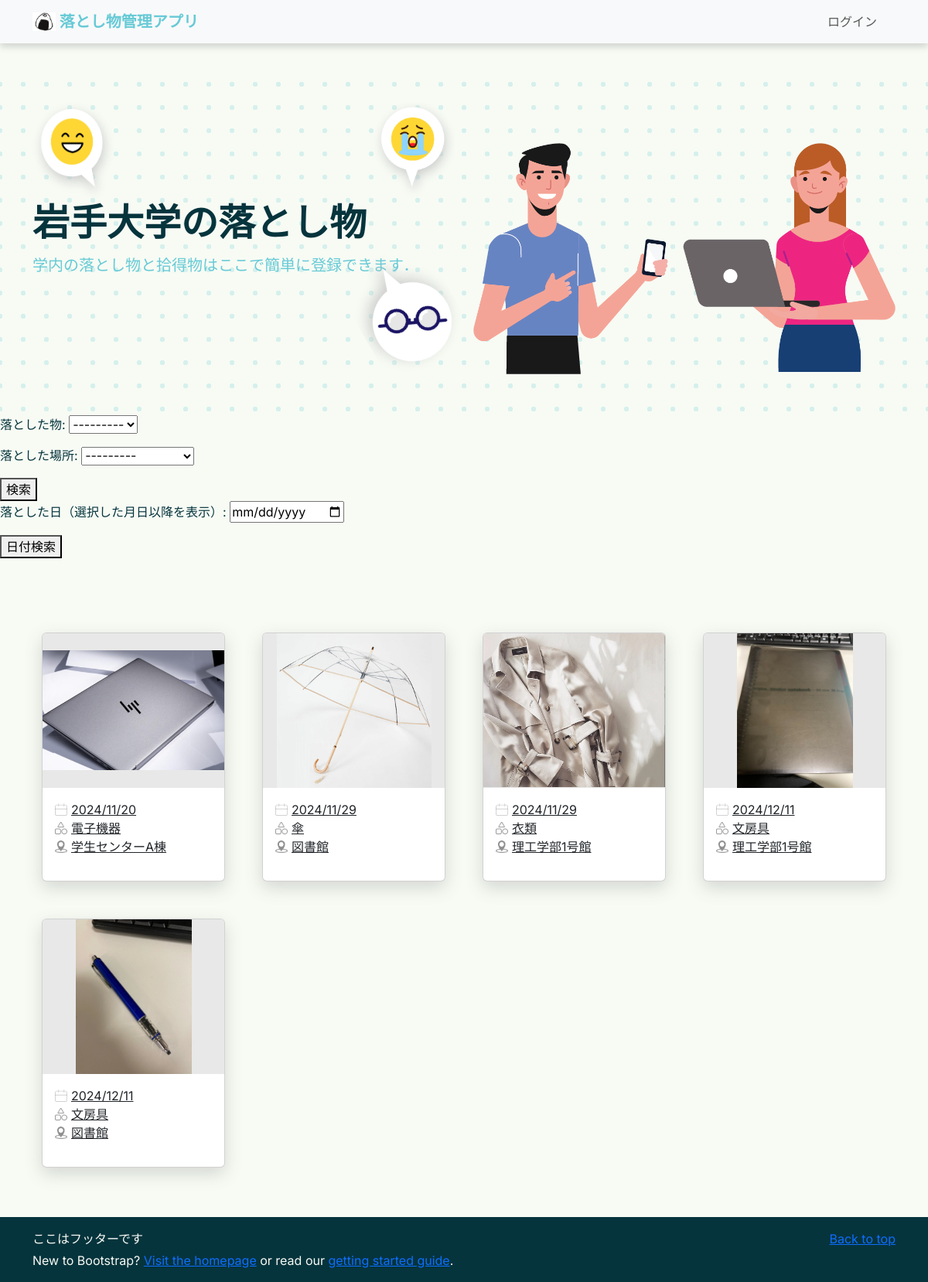
The page / on the database its author committed.
### LostItemproject/top/models.py (models this page shows, shortened)
class ItemImage(models.Model):
    id = models.AutoField(primary_key=True)
    item = models.ForeignKey(Item, on_delete=models.CASCADE, verbose_name="Item")
    image_path = models.ImageField(upload_to='item_images/', max_length=255, blank=True, null=True,
                                   verbose_name='Item Images')
    uploaded_at = models.DateTimeField(auto_now_add=True, null=True, blank=True)

class Item(models.Model):
    item_id = models.AutoField(primary_key=True)
    item_name = models.ForeignKey(ItemsNameTag, on_delete=models.CASCADE, verbose_name="Item Name")
    PorD_location = models.ForeignKey(PickedOrDroppedLocationsTag, on_delete=models.CASCADE,
                                      verbose_name="Picked or Dropped Location")
    storage_location = models.ForeignKey(StorageLocationsTag, on_delete=models.CASCADE, verbose_name="Storage Location", null=True)
    item_type = models.IntegerField(verbose_name="Item Type", help_text="0: Found, 1: Lost")
    status = models.SmallIntegerField(verbose_name="Status", help_text="0: Pending, 1: In Progress, 2: Resolved")
    created_at = models.DateTimeField(auto_now_add=True)
    updated_at = models.DateTimeField(auto_now=True, null=True, blank=True)
    contact_email = models.EmailField(max_length=100, null=True, blank=True)
    contact_phone = models.CharField(max_length=20, null=True, blank=True)
    description = models.TextField(null=True, blank=True)

class ItemsNameTag(models.Model):
    item_name_id = models.AutoField(primary_key=True)
    item_name = models.CharField(max_length=100, verbose_name="Name tags for items",
                                 help_text="Stationery, clothing, electronic equipment, etc.")
    description = models.TextField(null=True, blank=True)
    def __str__(self):
        return self.item_name

class PickedOrDroppedLocationsTag(models.Model):
    PorD_location_id = models.AutoField(primary_key=True)
    picked_or_dropped_location_name = models.CharField(max_length=100, verbose_name="Location Name",
                                                       help_text="Name of the place where it was found or dropped, e.g., faculty building, student center, etc.")
    description = models.TextField(null=True, blank=True)
    def __str__(self):
        return self.picked_or_dropped_location_name

### LostItemproject/top/views.py (the view)
# urls.py: path('', views.index, name='index'),
def index(request):
    itemname_tag = None
    location_tag = None
    images = ItemImage.objects.select_related("item__item_name").all() # すべての物品表示
    images = images.filter(item__status=0) # status = 0の物品だけ表示
    if request.method == "POST":
        form = TagFilterForm(request.POST) # form.pyからimport
        date_form = DateFilterForm(request.POST)
        if form.is_valid():
            itemname_tag = form.cleaned_data['itemname_tag']
            location_tag = form.cleaned_data["location_tag"]
            if itemname_tag and location_tag:
                images = images.filter(Q(item__item_name=itemname_tag) & Q(item__PorD_location=location_tag))
            elif itemname_tag:
                images = images.filter(item__item_name=itemname_tag)
            elif location_tag:
                images = images.filter(item__PorD_location=location_tag)
        if date_form.is_valid():
            date = date_form.cleaned_data.get("date")
            if date:
                images = images.filter(item__created_at__gte=date)
    else:
        form = TagFilterForm()
        date_form = DateFilterForm()
    context = {
        "images": images,
        "form": form,
        "date_form": date_form,
    }
    return render(request, 'index.html', context)

### LostItemproject/top/forms.py
class TagFilterForm(forms.Form):
    itemname_tag = forms.ModelChoiceField(
        queryset=ItemsNameTag.objects.all(),
        required=False,
        label="落とした物"
    )
    location_tag = forms.ModelChoiceField(
        queryset=PickedOrDroppedLocationsTag.objects.all(),
        required=False,
        label="落とした場所"
    )

class DateFilterForm(forms.Form):
    date = forms.DateField(
        required=False,
        widget=forms.DateInput(attrs={"type": "date"}),
        label="落とした日（選択した月日以降を表示）"
    )

### LostItemproject/top/models.py (called while the page is built)
    def __str__(self):
        return self.storage_location_name

### LostItemproject/top/templates/index.html (shortened to what this page needs)
{% extends "base.html" %}
{% load static %}
{% block content %}
    <div class="hero">
      <div class="container col-xxl-8 pt-5 hero-content">
        <div class="row flex-lg-row-reverse align-items-center">
          <div class="col-sm-12 col-md-6 col-lg-6">
            <img src="{% static "imgs/illustrations/HomePage-L.png" %}" class="d-block mx-lg-auto img-fluid" alt="illustration" width="100%" loading="lazy">
          </div>
          <div class="hero-texts col-sm-12 col-md-6 col-lg-6">
            <div class="emojis d-none d-md-inline-flex justify-content-between">
              <img src="{% static "imgs/illustrations/emoji_ニコニコ.png" %}" class="img-fluid emoji_niconico" alt="illustration" width="20%" loading="lazy">
              <img src="{% static "imgs/illustrations/emoji_泣き顔.png" %}" class="img-fluid emoji_nakigao" alt="illustration" width="20%" loading="lazy">
            </div>
            <h1 class="display-5 fw-bold lh-1 mb-3">岩手大学の落とし物</h1>
            <p class="lead py-0">学内の落とし物と拾得物はここで簡単に登録できます．</p>
            <div class="emojis d-none d-md-inline-flex justify-content-end py-0">
              <img src="{% static "imgs/illustrations/emoji_めがね.png" %}" class="img-fluid emoji_megane" alt="illustration" width="23%" loading="lazy">
            </div>
          </div>
        </div>
      </div>
    </div>
    <form method="post">
        {{ form.as_p }}
        <button type="submit">検索</button>
    </form>
    <form method="post">
        {{ date_form.as_p }}
        <button type="submit">日付検索</button>
    </form>
    <section id="cardlists">
      {% if images %}
      <div class="container">
        <div class="row g-8 py-5">
          {% for image in images %}
          <div class="col-lg-3 col-sm-6 g-5">
            <a class="card card-effect" href="#" data-bs-toggle="modal" data-bs-target="#modal{{ image.id }}">
              <div class="card-img-area">
                <img src="{{ image.image_path.url }}" class="card-img-top " alt="Item Image">
              </div>
              <div class="card-body">
                <ul>
                <li class="card-text"><img class="card-icons" src="{% static "imgs/icons/CALENDAR I.png" %}">{{image.item.created_at|date:"Y/m/d"}}</li>
                <li class="card-text"><img class="card-icons" src="{% static "imgs/icons/CATEGORY I.png" %}">{{ image.item.item_name.item_name }}</li>
                <li class="card-text"><img class="card-icons" src="{% static 'imgs/icons/Component 1.png'%}">{{image.item.PorD_location}}</li>
                </ul>
              </div>
            </a>
          </div>
          {% endfor %}
        </div>
      </div>
      {% else %}
        <p>選択されたタグを持つ落とし物情報は見つかりませんでした</p>
      {% endif %}
    </section>
{% endblock content %}

### LostItemproject/templates/base.html (shortened to what this page needs)
{% load static %}
<!DOCTYPE html>
<html lang="en">
<head>
    <link rel="stylesheet" href="{% static 'css/style.css' %}">
    <link rel="stylesheet" href="{% static 'css/top.css' %}">
    <link href="https://cdn.jsdelivr.net/npm/bootstrap@5.3.3/dist/css/bootstrap.min.css" rel="stylesheet">
</head>
<body>
    <main>
        <nav class="navbar fixed-top navbar-expand-lg navbar-light bg-light">
            <div class="container">
              <a class="navbar-brand" href="{% url 'top:home' %}">
                <img src = "{% static 'imgs/おにぎり.jpg' %}" alt="" width="30" height="24" class="d-inline-block align-text-top">
                落とし物管理アプリ
              </a>
              <div class="collapse navbar-collapse justify-content-end" id="navbarSupportedContent">
                <ul class="navbar-nav ms-auto">
                    {% if user.is_authenticated %}
                    <li class="nav-item">
                        <span class="navbar-text">Welcome, {{ user.username }}!</span>
                    </li>
                    <li class="nav-item mx-3">
                        <a class="nav-link" href="{% url 'lostitem:logout' %}">ログアウト</a>
                    </li>
                  <li class="nav-item mx-3">
                    <a class="nav-link" href="{% url 'lostitem:tolostitemregister' %}">遺失物登録</a>
                  </li>
                  <li class="nav-item mx-3">
                    <a class="nav-link" href="{% url 'founditem:tofounditemregister' %}">拾得物登録</a>
                  </li>
                  {% else %}
                  <li class="nav-item mx-3">
                    <a class="nav-link" href="{% url 'lostitem:login' %}">ログイン</a>
                  </li>
                  {% endif %}
                </ul>
              </div>
            </div>
        </nav>
        <div style="margin-top: 84px;">
            {% block content %}{% endblock %}
        </div>
    </main>
</body>
<footer>
    <div class="container py-3 mt-3">
        <p class="float-end mb-1">
          <a href="#">Back to top</a>
        </p>
        <p class="mb-1">ここはフッターです</p>
        <p class="mb-0">New to Bootstrap? <a href="/">Visit the homepage</a> or read our <a href="/docs/5.0/getting-started/introduction/">getting started guide</a>.</p>
      </div>
</footer>
</html>

### LostItemproject/static/css/style.css (style rules this page uses)
:root { --primary: #67CAD6; --body:#cef1f7; --background:#F7FBF4; --textcolor:#06343D; }
body { font-family: "Inter", sans-serif !important; font-optical-sizing: auto; color:var(--textcolor) !important; background-color:var(--background)!important; }
footer { background-color: #06343D !important; color: var(--background); }
.navbar { background-color: #FFFFFF !important; box-shadow: 0 5px 8px rgba(77, 77, 77, 0.204); }
.navbar .navbar-brand { color: var(--primary) !important; font-size: 20px; font-weight: 700; }

### LostItemproject/static/css/top.css (style rules this page uses)
:root { --primary: #67CAD6; --body:#cef1f7; --background:#F7FBF4; --box-shadow:0 8px 22px rgba(77, 77, 77, 0.204); }
.hero { background-image:radial-gradient(#67cbd63b 3px, #F7FBF4 2px); background-size:30px 30px; background-repeat:repeat; background-position:center; background-attachment:fixed; position: relative; z-index: 1; }
.hero .emoji_megane { transform: rotate(150deg); position:relative; top: -50px; }
.hero p { color: var(--primary) !important; font-weight: 500; }
.card-body li { display: flex; align-items: center; text-decoration: none !important; }
.card-body ul { list-style:none; padding:0; }
.card-text img { width: 1em; height: 1em; margin-right: 5px; }
.card-effect { box-shadow:var(--box-shadow) ; transition:all 0.35s ease; }
.card-img-top { height:200px; object-fit: contain; background-color:#E8E8E8; }

### rows shown on the page
ItemImage: image_path (picture), item.created_at "2024/11/20", item.item_name.item_name "電子機器", item.PorD_location "学生センターA棟"
ItemImage: image_path (picture), item.created_at "2024/11/29", item.item_name.item_name "傘", item.PorD_location "図書館"
ItemImage: image_path (picture), item.created_at "2024/11/29", item.item_name.item_name "衣類", item.PorD_location "理工学部1号館"
ItemImage: image_path (picture), item.created_at "2024/12/11", item.item_name.item_name "文房具", item.PorD_location "理工学部1号館"
ItemImage: image_path (picture), item.created_at "2024/12/11", item.item_name.item_name "文房具", item.PorD_location "図書館"
